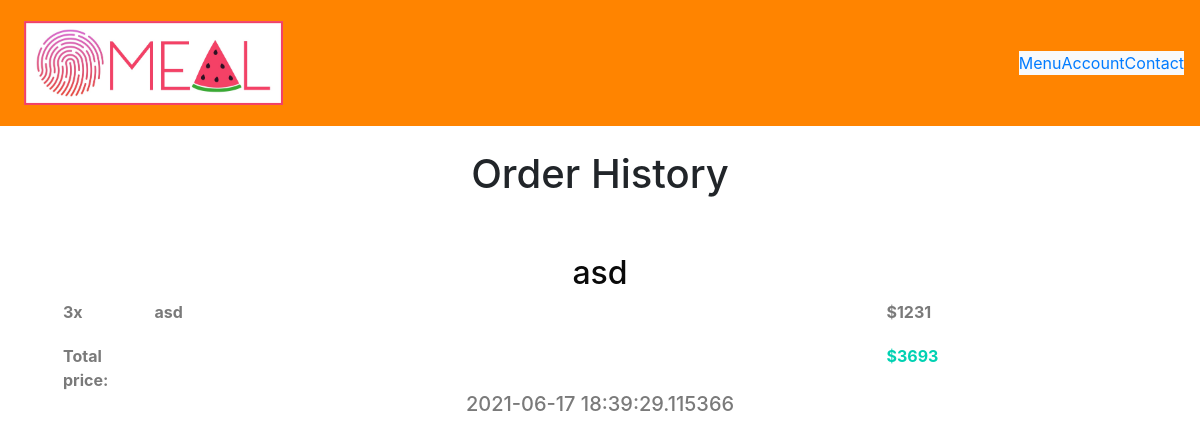
The app's page /order_manager, older data.
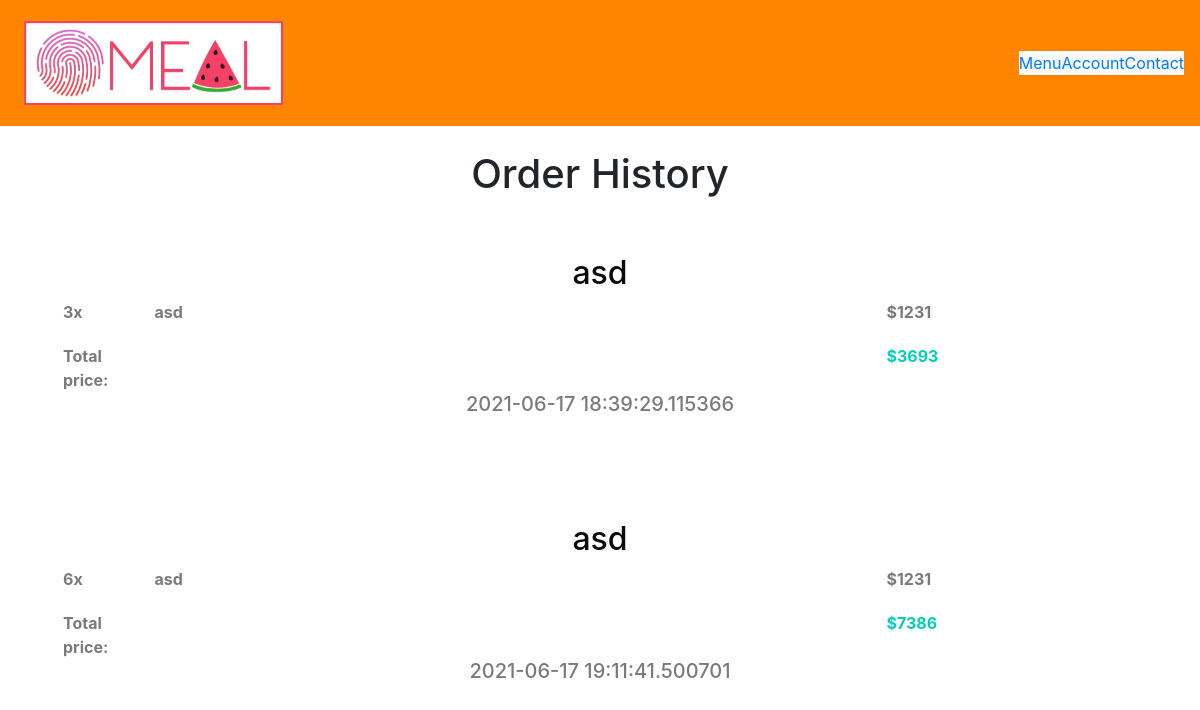
The same page, newer data.
### main.py (models this page shows)
class User(UserMixin, db.Model):
    id = db.Column(db.Integer, primary_key=True)
    email = db.Column(db.String(100), nullable=False, unique=True)
    name = db.Column(db.String(100), nullable=False)
    password = db.Column(db.String(100), nullable=False)
    number_of_order = db.Column(db.Integer, default=0)
    total_price = db.Column(db.Integer, default=0)
    prepare_status = db.Column(db.Integer, default=0)

class OrderHistory(db.Model):
    id = db.Column(db.Integer, primary_key=True)
    customer_id = db.Column(db.Integer, nullable=False)
    order_id = db.Column(db.Integer, nullable=False)
    name = db.Column(db.String(200), nullable=False)
    price = db.Column(db.Integer, nullable=False)
    total_price = db.Column(db.Integer)
    date_created = db.Column(db.DateTime, default=datetime.utcnow)

### main.py (the view)
@main.route('/order_manager')
def order_manager():
    orders_orders = OrderHistory.query.order_by(OrderHistory.date_created).all()
    order_histories = []
    if len(orders_orders) > 0:
        for order_meal_index in range(orders_orders[-1].order_id + 1):
            orders = []
            order_meal = [x for x in orders_orders if x.order_id == order_meal_index]
            for order in order_meal:
                flag = False
                for index_i in range(len(orders)):
                    if orders[index_i][0] == order.name:
                        orders[index_i][1] += 1
                        flag = True
                if not flag:
                    orders.append([order.name, 1, order.price, order.total_price, order.date_created,
                                   User.query.filter_by(id=order.customer_id).first().name])
            order_histories.append(orders)
    return render_template('order_manager.html', order_histories=order_histories)

### templates/order_manager.html (shortened to what this page needs)
{% extends "base.html" %}
{% block body %}
<h1 class="has-text-centered">
    Order History
</h1>
<section class="section has-text-weight-bold has-text-grey">
  {% for order_history in order_histories %}
    <h4 class="has-text-centered has-text-black is-size-3">
      {{ order_history[0][5] }}
    </h4>
    {% for order in order_history %}
    <div class="container">
        <div class=" columns is-mobile">
            <div class="column is-1">{{ order[1] }}x</div>
            <div class="column is-8">{{ order[0] }}</div>
            <div class="column is-3">${{ order[2] }}</div>
        </div>
    </div>
    {% endfor %}
    <div class="container mt-2">
      <div class=" columns is-mobile">
          <div class="column is-1">Total price: </div>
          <div class="column is-8"></div>
          <div class="column is-3 has-text-primary">${{ order_history[0][3] }}</div>
      </div>
  </div>
  <h4 class="has-text-centered is-size-5">
    {{ order_history[0][4] }}
  </h4>
    <br>
    <br>
    <br>
    <br>
  {% endfor %}
</section>
{% endblock %}

Row changes from the older to the newer data that the page shows:
added OrderHistory: name "asd", price "1231", total_price "7386", date_created "2021-06-17 19:11:41.500701"
Text that changed along with them:
new list line: "asd"
new list line: "6 x $ Total price: $"
